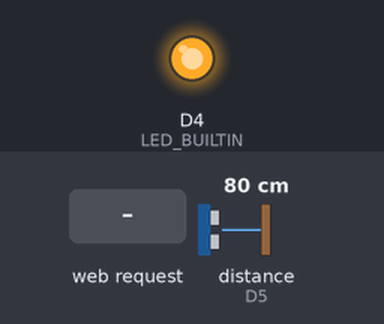
This sketch was run on a simulated ESP8266 (NodeMCU). Parts: output pins drawn as LEDs (lit = HIGH, except the on-board LED, lit = LOW). The inputs (shaded band) are chosen by the test bench; at power-on: distance to the obstacle (sensor on D5) 80 cm. The echo pulse lasts 58.3 µs per cm; WiFi joins after 1.5 s; servers stay silent unless stated; pins used as bus, display or sensor lines are not drawn; what the sketch prints to the serial monitor is not drawn.

Above: at 2.7 s.
2.8 s: HTTP request GET /toggle received
At 4.0 s:
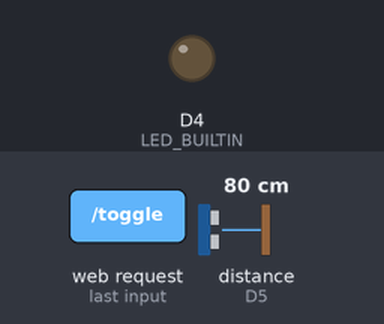
4.3 s: HTTP request GET /distance received
5.8 s: HTTP request GET /temperature received
Timing chart, 0 to 8.8 s (numbered marks = the images above; inputs shaded):
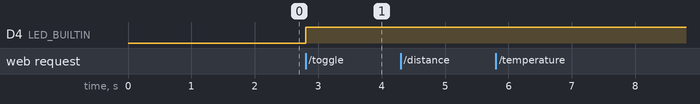

The sketch:

esp_server.ino
```cpp
#include <ESP8266WiFi.h>
#include <ESP8266WebServer.h>

#define trigPin D1
#define echoPin D5
#define tempPin A0
#define humidityPin 0 // GPIO 0 corresponds to A1 on ESP8266

const char* ssid = "GUB";
const char* password = "GUB!@#2023";

long duration;
int distance;
int humidity; // Variable to store humidity value
bool ledState = false;

ESP8266WebServer server(80);

void setup() {
  pinMode(trigPin, OUTPUT);
  pinMode(echoPin, INPUT);
  pinMode(LED_BUILTIN, OUTPUT);
  digitalWrite(LED_BUILTIN, LOW);
  Serial.begin(9600);

  WiFi.begin(ssid, password);
  while (WiFi.status() != WL_CONNECTED) {
    delay(500);
    Serial.print(".");
  }
  Serial.println("");
  Serial.println("WiFi connected");

  Serial.print("IP address: ");
  Serial.println(WiFi.localIP());

  server.on("/distance", handleDistance);
  server.on("/toggle", toggle);
  server.on("/temperature", handleTemperature);
  server.on("/humidity", handleHumidity); // New route for humidity
  server.begin();
  Serial.println("HTTP server started");
}

void loop() {
  server.handleClient();
}

void handleDistance() {
  digitalWrite(trigPin, LOW);
  delayMicroseconds(2);
  digitalWrite(trigPin, HIGH);
  delayMicroseconds(10);
  digitalWrite(trigPin, LOW);

  duration = pulseIn(echoPin, HIGH);
  distance = duration * 0.034 / 2;

  String response = "{ \"distance\": " + String(distance) + " }";
  Serial.print("Distance: ");
  Serial.println(distance);
  server.sendHeader("Access-Control-Allow-Origin", "*");
  server.send(200, "application/json", response);
}

void toggle() {
  ledState = !ledState;
  digitalWrite(LED_BUILTIN, ledState ? HIGH : LOW);

  String response = "{ \"led\": \"" + String(ledState ? "on" : "off") + "\" }";
  Serial.print("LED: ");
  Serial.println(ledState ? "ON" : "OFF");
  server.sendHeader("Access-Control-Allow-Origin", "*");
  server.send(200, "application/json", response);
}

void handleTemperature() {
  int sensorValue = analogRead(tempPin);
  float voltage = sensorValue * (3.3 / 1023.0);
  float temperatureC = voltage * 100.0;

  String response = "{ \"temperature\": " + String(temperatureC) + " }";
  Serial.print("Temperature: ");
  Serial.println(temperatureC);
  server.sendHeader("Access-Control-Allow-Origin", "*");
  server.send(200, "application/json", response);
}

void handleHumidity() {
  int sensorValue = analogRead(humidityPin);
  humidity = sensorValue * (100.0 / 1023.0);

  String response = "{ \"humidity\": " + String(humidity) + " }";
  Serial.print("Humidity: ");
  Serial.println(humidity);
  server.sendHeader("Access-Control-Allow-Origin", "*");
  server.send(200, "application/json", response);
}
```

Measured:
- after the input at 2.8 s, D4 (LED_BUILTIN): LOW → HIGH at once
- after the input at 4.3 s, every drawn part: stays the same
- after the input at 5.8 s, every drawn part: stays the same
